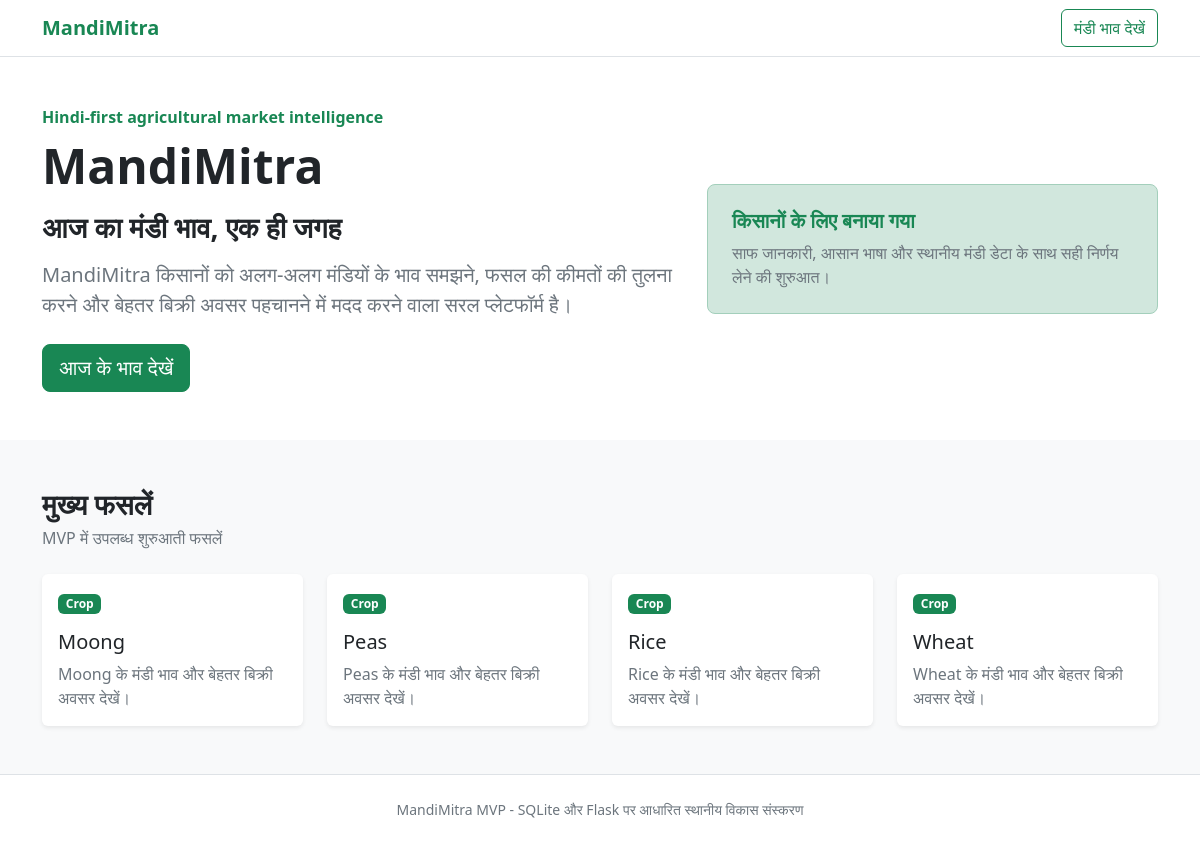
The page / on the database its author committed.
### app.py (models this page shows, shortened)
class Crop(db.Model):
    id = db.Column(db.Integer, primary_key=True)
    name = db.Column(db.String(80), nullable=False, unique=True)
    prices = db.relationship("Price", back_populates="crop", cascade="all, delete-orphan")

### app.py (the view)
@app.route("/")
def index():
    crops = Crop.query.order_by(Crop.name).all()
    return render_template("index.html", crops=crops)

### app/templates/index.html (shortened to what this page needs)
<!doctype html>
<html lang="hi">
<head>
    <link href="https://cdn.jsdelivr.net/npm/bootstrap@5.3.3/dist/css/bootstrap.min.css" rel="stylesheet">
</head>
<body class="bg-light">
    <nav class="navbar navbar-expand-lg bg-white border-bottom">
        <div class="container">
            <a class="navbar-brand fw-bold text-success" href="/">MandiMitra</a>
            <div class="ms-auto">
                <a class="btn btn-outline-success" href="/prices">मंडी भाव देखें</a>
            </div>
        </div>
    </nav>
    <main>
        <section class="py-5 bg-white">
            <div class="container">
                <div class="row align-items-center g-4">
                    <div class="col-lg-7">
                        <p class="text-success fw-semibold mb-2">Hindi-first agricultural market intelligence</p>
                        <h1 class="display-5 fw-bold mb-3">MandiMitra</h1>
                        <h2 class="h3 fw-semibold mb-3">आज का मंडी भाव, एक ही जगह</h2>
                        <p class="lead text-secondary mb-4">
                            MandiMitra किसानों को अलग-अलग मंडियों के भाव समझने, फसल की कीमतों की तुलना करने
                            और बेहतर बिक्री अवसर पहचानने में मदद करने वाला सरल प्लेटफॉर्म है।
                        </p>
                        <a class="btn btn-success btn-lg" href="/prices">आज के भाव देखें</a>
                    </div>
                    <div class="col-lg-5">
                        <div class="p-4 bg-success-subtle border border-success-subtle rounded-3">
                            <h3 class="h5 fw-bold text-success">किसानों के लिए बनाया गया</h3>
                            <p class="mb-0 text-secondary">
                                साफ जानकारी, आसान भाषा और स्थानीय मंडी डेटा के साथ सही निर्णय लेने की शुरुआत।
                            </p>
                        </div>
                    </div>
                </div>
            </div>
        </section>
        <section class="py-5">
            <div class="container">
                <div class="d-flex justify-content-between align-items-end mb-4">
                    <div>
                        <h2 class="h3 fw-bold mb-1">मुख्य फसलें</h2>
                        <p class="text-secondary mb-0">MVP में उपलब्ध शुरुआती फसलें</p>
                    </div>
                </div>
                <div class="row g-4">
                    {% for crop in crops %}
                    <div class="col-sm-6 col-lg-3">
                        <div class="card h-100 border-0 shadow-sm">
                            <div class="card-body">
                                <div class="badge text-bg-success mb-3">Crop</div>
                                <h3 class="h5 card-title">{{ crop.name }}</h3>
                                <p class="card-text text-secondary">
                                    {{ crop.name }} के मंडी भाव और बेहतर बिक्री अवसर देखें।
                                </p>
                            </div>
                        </div>
                    </div>
                    {% endfor %}
                </div>
            </div>
        </section>
    </main>
    <footer class="py-4 bg-white border-top">
        <div class="container text-center text-secondary small">
            MandiMitra MVP - SQLite और Flask पर आधारित स्थानीय विकास संस्करण
        </div>
    </footer>
</body>
</html>

### rows shown on the page
Crop: name "Moong"
Crop: name "Peas"
Crop: name "Rice"
Crop: name "Wheat"
